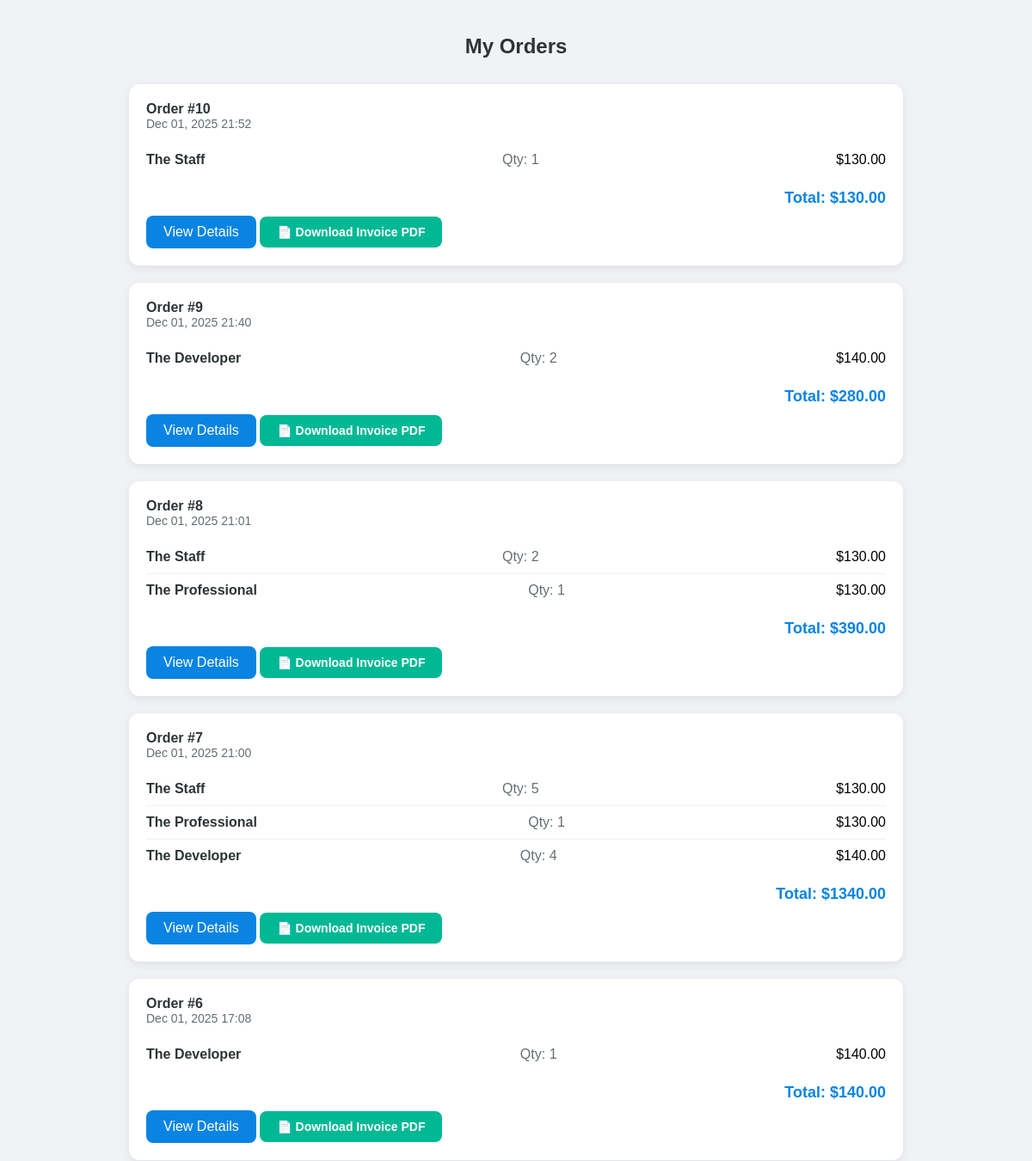
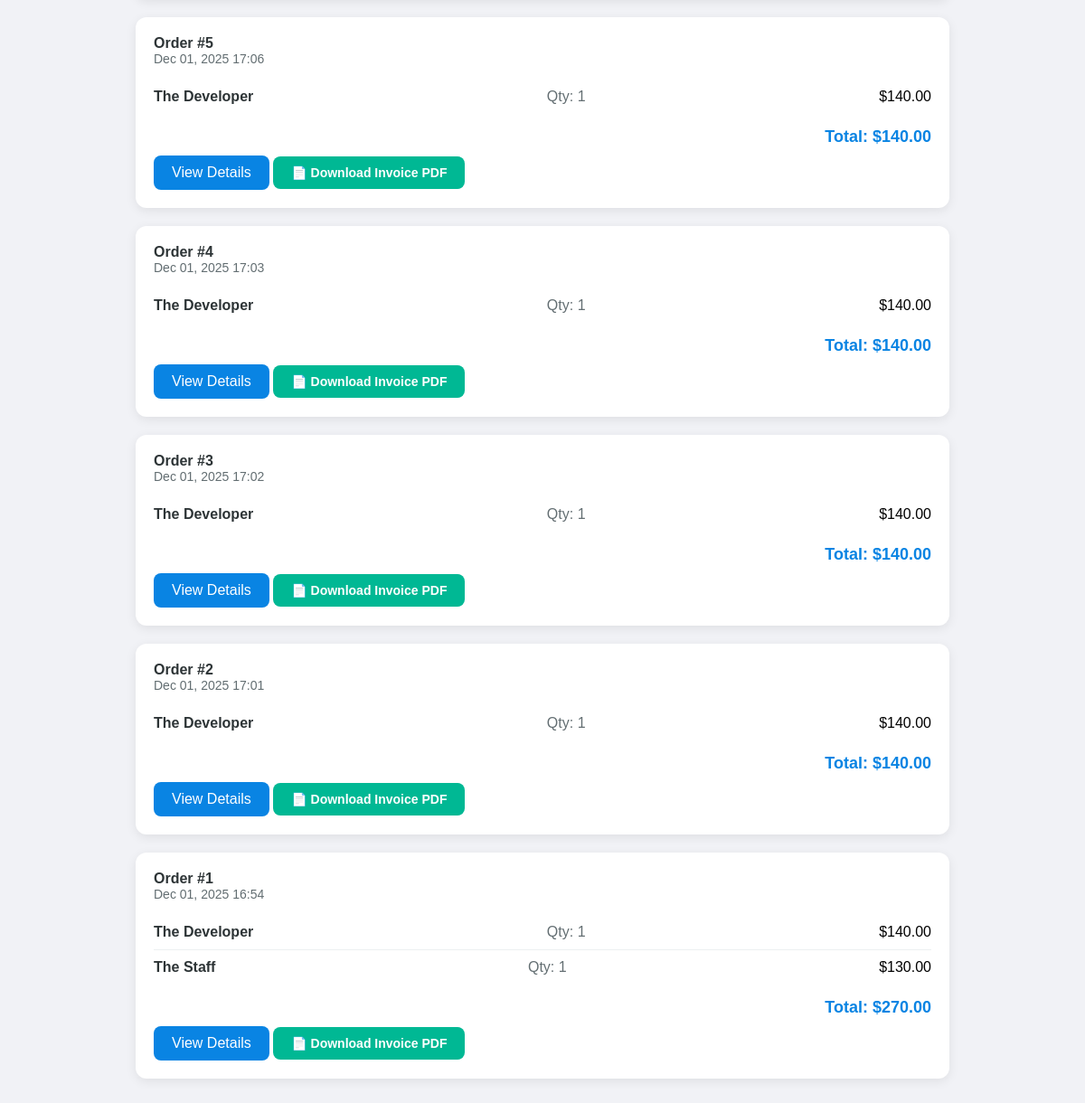
Page /ebook/orders/ (signed in) on the committed database (2 pictures, top to bottom).
### ebookapp/models.py (models this page shows, shortened)
class Order(models.Model):
    user = models.ForeignKey(User, on_delete=models.CASCADE)
    address = models.ForeignKey("Address", on_delete=models.SET_NULL, null=True, blank=True)
    total_amount = models.DecimalField(max_digits=10, decimal_places=2)
    created_at = models.DateTimeField(auto_now_add=True)
    STATUS_CHOICES = (
        ("PENDING", "Pending"),
        ("PROCESSING", "Processing"),
        ("SHIPPED", "Shipped"),
        ("DELIVERED", "Delivered"),
    )
    status = models.CharField(max_length=20, choices=STATUS_CHOICES, default="PENDING")

class OrderItem(models.Model):
    order = models.ForeignKey(Order, related_name="items", on_delete=models.CASCADE)
    book = models.ForeignKey(Book, on_delete=models.CASCADE)
    quantity = models.PositiveIntegerField()
    price = models.DecimalField(max_digits=8, decimal_places=2)

class Book(models.Model):
    title = models.CharField(max_length=20)
    author = models.CharField(max_length=20)
    description = models.TextField()
    price = models.DecimalField(max_digits=5,decimal_places=2)
    stock = models.PositiveIntegerField(default=0)
    category = models.ForeignKey(Category,on_delete=models.CASCADE)
    slug = models.SlugField(unique=True)
    created_at = models.DateTimeField(auto_now_add=True)
    cover_image = models.ImageField(upload_to="books/", blank=True, null=True)
    class Meta:
        ordering = ["title"]

### ebookapp/views.py (the view)
# urls.py: path("orders/", my_orders_view, name="my_orders"),
@login_required
def my_orders_view(request):
    orders = Order.objects.filter(user=request.user).order_by("-created_at")
    return render(request, "ebookapp/myorder.html", {"orders": orders})

### ebookapp/views.py (called while the page is built)
def cart_count(request):
    if request.user.is_authenticated:
        count = CartItem.objects.filter(user=request.user).count()
    else:
        count = 0
    return {"cart_count": count}

### templates/ebookapp/myorder.html (shortened to what this page needs)
<!DOCTYPE html>
<html>
  <head>
  </head>
  <body>
    <div class="container">
      <h2>My Orders</h2>
      {% if orders %} {% for order in orders %}
      <div class="order-card">
        <div class="order-header">
          <div>
            <div class="order-id">Order #{{ order.id }}</div>
            <div class="order-date">
              {{ order.created_at|date:"M d, Y H:i" }}
            </div>
          </div>
          <div>
            <span
              class="status-badge {% if order.status == 'pending' %}status-pending {% elif order.status == 'completed' %}status-completed {% elif order.status == 'cancelled' %}status-cancelled {% endif %}"
            >
            </span>
          </div>
        </div>
        <div class="order-items">
          {% for item in order.items.all %}
          <div class="item-row">
            <div class="item-title">{{ item.book.title }}</div>
            <div class="item-qty">Qty: {{ item.quantity }}</div>
            <div class="item-price">${{ item.price|floatformat:2 }}</div>
          </div>
          {% endfor %}
        </div>
        <div class="total-amount">
          Total: ${{ order.total_amount|floatformat:2 }}
        </div>
        <a href="{% url 'order_detail' order.id %}" class="btn-details"
          >View Details</a
        >
        <a
          href="{% url 'download_invoice' order.id %}"
          style="
            display: inline-flex;
            align-items: center;
            gap: 8px;
            padding: 10px 20px;
            background: #00b894;
            color: white;
            font-weight: bold;
            text-decoration: none;
            border-radius: 8px;
            transition: 0.3s;
            margin-top: 10px;
            font-size: 14px;
          "
        >
          📄 Download Invoice PDF
        </a>
      </div>
      {% endfor %} {% else %}
      <p style="text-align: center; color: #636e72; margin-top: 40px">
        You haven't placed any orders yet.
      </p>
      {% endif %}
    </div>
  </body>
</html>

### templates/ebookapp/myorder.html (style rules this page uses)
body { font-family: Arial, sans-serif; margin: 0; background: #f1f2f6; padding: 20px; }
.container { max-width: 900px; margin: auto; }
h2 { text-align: center; margin-bottom: 30px; color: #2d3436; }
.order-card { background: #fff; border-radius: 12px; padding: 20px; margin-bottom: 20px; box-shadow: 0 3px 12px rgba(0, 0, 0, 0.08); }
.order-header { display: flex; justify-content: space-between; align-items: center; margin-bottom: 15px; }
.order-id { font-weight: bold; color: #2d3436; }
.order-date { font-size: 14px; color: #636e72; }
.status-badge { padding: 6px 14px; border-radius: 30px; font-size: 14px; color: white; font-weight: bold; }
.order-items { margin-top: 10px; }
.item-row { display: flex; justify-content: space-between; padding: 10px 0; border-bottom: 1px solid #ecf0f1; }
.item-row:last-child { border-bottom: none; }
.item-title { font-weight: bold; color: #2d3436; }
.item-qty { color: #636e72; }
.total-amount { text-align: right; margin-top: 15px; font-size: 18px; font-weight: bold; color: #0984e3; }
.btn-details { display: inline-block; margin-top: 10px; padding: 10px 20px; background: #0984e3; color: white; text-decoration: none; border-radius: 8px; transition: 0.2s; }

### rows in the picture
Order: id "10", created_at "Dec 01, 2025 21:52", total_amount "130.00"
OrderItem: book "The Staff", quantity "1", price "130.00"
Order: id "9", created_at "Dec 01, 2025 21:40", total_amount "280.00"
OrderItem: book "The Developer", quantity "2", price "140.00"
Order: id "8", created_at "Dec 01, 2025 21:01", total_amount "390.00"
OrderItem: book "The Staff", quantity "2", price "130.00"
OrderItem: book "The Professional", quantity "1", price "130.00"
Order: id "7", created_at "Dec 01, 2025 21:00", total_amount "1340.00"
OrderItem: book "The Staff", quantity "5", price "130.00"
OrderItem: book "The Professional", quantity "1", price "130.00"
OrderItem: book "The Developer", quantity "4", price "140.00"
Order: id "6", created_at "Dec 01, 2025 17:08", total_amount "140.00"
OrderItem: book "The Developer", quantity "1", price "140.00"
Order: id "5", created_at "Dec 01, 2025 17:06", total_amount "140.00"
OrderItem: book "The Developer", quantity "1", price "140.00"
Order: id "4", created_at "Dec 01, 2025 17:03", total_amount "140.00"
OrderItem: book "The Developer", quantity "1", price "140.00"
Order: id "3", created_at "Dec 01, 2025 17:02", total_amount "140.00"
OrderItem: book "The Developer", quantity "1", price "140.00"
Order: id "2", created_at "Dec 01, 2025 17:01", total_amount "140.00"
OrderItem: book "The Developer", quantity "1", price "140.00"
Order: id "1", created_at "Dec 01, 2025 16:54", total_amount "270.00"
OrderItem: book "The Developer", quantity "1", price "140.00"
OrderItem: book "The Staff", quantity "1", price "130.00"
